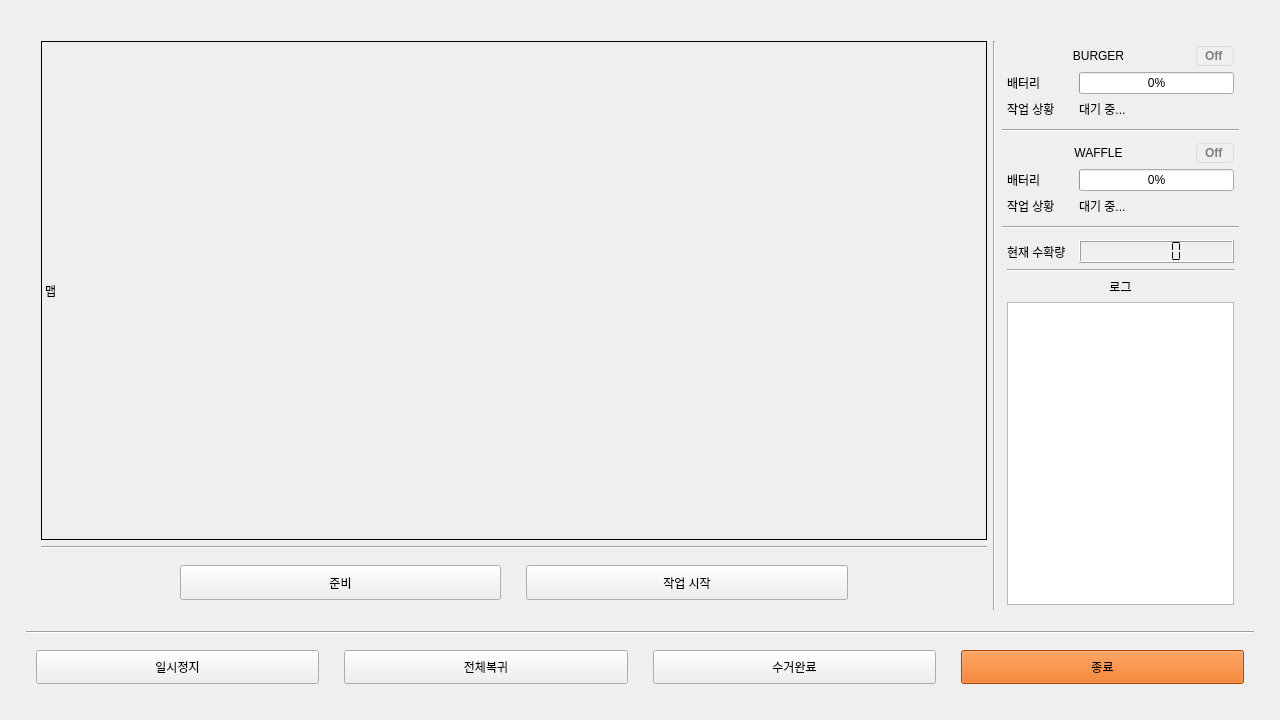
<?xml version="1.0" encoding="UTF-8"?>
<ui version="4.0">
 <class>MainWidget</class>
 <widget class="QWidget" name="MainWidget">
  <property name="geometry">
   <rect>
    <x>0</x>
    <y>0</y>
    <width>1280</width>
    <height>720</height>
   </rect>
  </property>
  <property name="windowTitle">
   <string>MainWidget</string>
  </property>
  <layout class="QVBoxLayout" name="verticalLayout_8">
   <item>
    <layout class="QVBoxLayout" name="verticalLayout_5" stretch="11,0,1">
     <property name="spacing">
      <number>6</number>
     </property>
     <property name="leftMargin">
      <number>15</number>
     </property>
     <property name="topMargin">
      <number>15</number>
     </property>
     <property name="rightMargin">
      <number>15</number>
     </property>
     <property name="bottomMargin">
      <number>15</number>
     </property>
     <item>
      <layout class="QHBoxLayout" name="horizontalLayout_8" stretch="4,0,1">
       <property name="leftMargin">
        <number>15</number>
       </property>
       <property name="topMargin">
        <number>15</number>
       </property>
       <property name="rightMargin">
        <number>15</number>
       </property>
       <property name="bottomMargin">
        <number>15</number>
       </property>
       <item>
        <layout class="QVBoxLayout" name="verticalLayout" stretch="9,0,1">
         <item>
          <widget class="QLabel" name="lbl_map">
           <property name="frameShape">
            <enum>QFrame::Shape::Box</enum>
           </property>
           <property name="text">
            <string>맵</string>
           </property>
          </widget>
         </item>
         <item>
          <widget class="Line" name="line_6">
           <property name="orientation">
            <enum>Qt::Orientation::Horizontal</enum>
           </property>
          </widget>
         </item>
         <item>
          <layout class="QHBoxLayout" name="horizontalLayout" stretch="2,5,5,2">
           <property name="spacing">
            <number>25</number>
           </property>
           <property name="leftMargin">
            <number>10</number>
           </property>
           <property name="topMargin">
            <number>10</number>
           </property>
           <property name="rightMargin">
            <number>10</number>
           </property>
           <property name="bottomMargin">
            <number>10</number>
           </property>
           <item>
            <spacer name="horizontalSpacer">
             <property name="orientation">
              <enum>Qt::Orientation::Horizontal</enum>
             </property>
             <property name="sizeHint" stdset="0">
              <size>
               <width>40</width>
               <height>20</height>
              </size>
             </property>
            </spacer>
           </item>
           <item>
            <widget class="QPushButton" name="btn_ready">
             <property name="sizePolicy">
              <sizepolicy hsizetype="Minimum" vsizetype="Preferred">
               <horstretch>0</horstretch>
               <verstretch>0</verstretch>
              </sizepolicy>
             </property>
             <property name="text">
              <string>준비</string>
             </property>
             <property name="checkable">
              <bool>false</bool>
             </property>
             <property name="checked">
              <bool>false</bool>
             </property>
            </widget>
           </item>
           <item>
            <widget class="QPushButton" name="btn_start">
             <property name="sizePolicy">
              <sizepolicy hsizetype="Minimum" vsizetype="Preferred">
               <horstretch>0</horstretch>
               <verstretch>0</verstretch>
              </sizepolicy>
             </property>
             <property name="text">
              <string>작업 시작</string>
             </property>
             <property name="checkable">
              <bool>false</bool>
             </property>
             <property name="checked">
              <bool>false</bool>
             </property>
            </widget>
           </item>
           <item>
            <spacer name="horizontalSpacer_2">
             <property name="orientation">
              <enum>Qt::Orientation::Horizontal</enum>
             </property>
             <property name="sizeHint" stdset="0">
              <size>
               <width>40</width>
               <height>20</height>
              </size>
             </property>
            </spacer>
           </item>
          </layout>
         </item>
        </layout>
       </item>
       <item>
        <widget class="Line" name="line_4">
         <property name="orientation">
          <enum>Qt::Orientation::Vertical</enum>
         </property>
        </widget>
       </item>
       <item>
        <layout class="QVBoxLayout" name="verticalLayout_4" stretch="1,0,1,0,6">
         <item>
          <layout class="QVBoxLayout" name="verticalLayout_2">
           <property name="leftMargin">
            <number>5</number>
           </property>
           <property name="topMargin">
            <number>5</number>
           </property>
           <property name="rightMargin">
            <number>5</number>
           </property>
           <property name="bottomMargin">
            <number>5</number>
           </property>
           <item>
            <layout class="QHBoxLayout" name="horizontalLayout_6" stretch="9,1">
             <item>
              <widget class="QLabel" name="label_5">
               <property name="text">
                <string>BURGER</string>
               </property>
               <property name="alignment">
                <set>Qt::AlignmentFlag::AlignCenter</set>
               </property>
              </widget>
             </item>
             <item>
              <widget class="QLabel" name="lbl_status_burger">
               <property name="styleSheet">
                <string>
                 color: gray;
                 font-weight: bold;
                 border: 1px solid #dcdcdc;
                 border-radius: 4px;
                 padding: 2px 5px;
                </string>
               </property>
               <property name="text">
                <string>Off</string>
               </property>
              </widget>
             </item>
            </layout>
           </item>
           <item>
            <layout class="QHBoxLayout" name="horizontalLayout_2" stretch="3,7">
             <item>
              <widget class="QLabel" name="label_2">
               <property name="text">
                <string>배터리</string>
               </property>
              </widget>
             </item>
             <item>
              <widget class="QProgressBar" name="pbar_burger">
               <property name="value">
                <number>0</number>
               </property>
              </widget>
             </item>
            </layout>
           </item>
           <item>
            <layout class="QHBoxLayout" name="horizontalLayout_3" stretch="3,7">
             <item>
              <widget class="QLabel" name="label_3">
               <property name="text">
                <string>작업 상황</string>
               </property>
              </widget>
             </item>
             <item>
              <widget class="QLabel" name="lbl_burgerstatus">
               <property name="text">
                <string>대기 중...</string>
               </property>
              </widget>
             </item>
            </layout>
           </item>
          </layout>
         </item>
         <item>
          <widget class="Line" name="line">
           <property name="orientation">
            <enum>Qt::Orientation::Horizontal</enum>
           </property>
          </widget>
         </item>
         <item>
          <layout class="QVBoxLayout" name="verticalLayout_3">
           <property name="leftMargin">
            <number>5</number>
           </property>
           <property name="topMargin">
            <number>5</number>
           </property>
           <property name="rightMargin">
            <number>5</number>
           </property>
           <property name="bottomMargin">
            <number>5</number>
           </property>
           <item>
            <layout class="QHBoxLayout" name="horizontalLayout_7" stretch="9,1">
             <item>
              <widget class="QLabel" name="label_6">
               <property name="text">
                <string>WAFFLE</string>
               </property>
               <property name="alignment">
                <set>Qt::AlignmentFlag::AlignCenter</set>
               </property>
              </widget>
             </item>
             <item>
              <widget class="QLabel" name="lbl_status_waffle">
               <property name="styleSheet">
                <string>
                 color: gray;
                 font-weight: bold;
                 border: 1px solid #dcdcdc;
                 border-radius: 4px;
                 padding: 2px 5px;
                </string>
               </property>
               <property name="text">
                <string>Off</string>
               </property>
              </widget>
             </item>
            </layout>
           </item>
           <item>
            <layout class="QHBoxLayout" name="horizontalLayout_4" stretch="3,7">
             <item>
              <widget class="QLabel" name="label_7">
               <property name="text">
                <string>배터리</string>
               </property>
              </widget>
             </item>
             <item>
              <widget class="QProgressBar" name="pbar_waffle">
               <property name="value">
                <number>0</number>
               </property>
              </widget>
             </item>
            </layout>
           </item>
           <item>
            <layout class="QHBoxLayout" name="horizontalLayout_5" stretch="3,7">
             <item>
              <widget class="QLabel" name="label_8">
               <property name="text">
                <string>작업 상황</string>
               </property>
              </widget>
             </item>
             <item>
              <widget class="QLabel" name="lbl_wafflestatus">
               <property name="text">
                <string>대기 중...</string>
               </property>
              </widget>
             </item>
            </layout>
           </item>
          </layout>
         </item>
         <item>
          <widget class="Line" name="line_2">
           <property name="orientation">
            <enum>Qt::Orientation::Horizontal</enum>
           </property>
          </widget>
         </item>
         <item>
          <layout class="QVBoxLayout" name="verticalLayout_6">
           <property name="leftMargin">
            <number>5</number>
           </property>
           <property name="topMargin">
            <number>5</number>
           </property>
           <property name="rightMargin">
            <number>5</number>
           </property>
           <property name="bottomMargin">
            <number>5</number>
           </property>
           <item>
            <layout class="QHBoxLayout" name="horizontalLayout_10" stretch="3,7">
             <item>
              <widget class="QLabel" name="label_13">
               <property name="text">
                <string>현재 수확량</string>
               </property>
              </widget>
             </item>
             <item>
              <widget class="QLCDNumber" name="lcd_harvest">
               <property name="segmentStyle">
                <enum>QLCDNumber::SegmentStyle::Flat</enum>
               </property>
              </widget>
             </item>
            </layout>
           </item>
           <item>
            <widget class="Line" name="line_3">
             <property name="orientation">
              <enum>Qt::Orientation::Horizontal</enum>
             </property>
            </widget>
           </item>
           <item>
            <layout class="QVBoxLayout" name="verticalLayout_7">
             <item>
              <widget class="QLabel" name="label_12">
               <property name="text">
                <string>로그</string>
               </property>
               <property name="alignment">
                <set>Qt::AlignmentFlag::AlignCenter</set>
               </property>
              </widget>
             </item>
             <item>
              <widget class="QListWidget" name="list_log"/>
             </item>
            </layout>
           </item>
          </layout>
         </item>
        </layout>
       </item>
      </layout>
     </item>
     <item>
      <widget class="Line" name="line_5">
       <property name="orientation">
        <enum>Qt::Orientation::Horizontal</enum>
       </property>
      </widget>
     </item>
     <item>
      <layout class="QHBoxLayout" name="horizontalLayout_9">
       <property name="spacing">
        <number>25</number>
       </property>
       <property name="leftMargin">
        <number>10</number>
       </property>
       <property name="topMargin">
        <number>10</number>
       </property>
       <property name="rightMargin">
        <number>10</number>
       </property>
       <property name="bottomMargin">
        <number>10</number>
       </property>
       <item>
        <widget class="QPushButton" name="btn_pause">
         <property name="sizePolicy">
          <sizepolicy hsizetype="Minimum" vsizetype="Preferred">
           <horstretch>0</horstretch>
           <verstretch>0</verstretch>
          </sizepolicy>
         </property>
         <property name="text">
          <string>일시정지</string>
         </property>
        </widget>
       </item>
       <item>
        <widget class="QPushButton" name="btn_stop">
         <property name="sizePolicy">
          <sizepolicy hsizetype="Minimum" vsizetype="Preferred">
           <horstretch>0</horstretch>
           <verstretch>0</verstretch>
          </sizepolicy>
         </property>
         <property name="text">
          <string>전체복귀</string>
         </property>
         <property name="checkable">
          <bool>false</bool>
         </property>
         <property name="checked">
          <bool>false</bool>
         </property>
        </widget>
       </item>
       <item>
        <widget class="QPushButton" name="btn_finish">
         <property name="sizePolicy">
          <sizepolicy hsizetype="Minimum" vsizetype="Preferred">
           <horstretch>0</horstretch>
           <verstretch>0</verstretch>
          </sizepolicy>
         </property>
         <property name="text">
          <string>수거완료</string>
         </property>
        </widget>
       </item>
       <item>
        <widget class="QPushButton" name="btn_exit">
         <property name="sizePolicy">
          <sizepolicy hsizetype="Minimum" vsizetype="Preferred">
           <horstretch>0</horstretch>
           <verstretch>0</verstretch>
          </sizepolicy>
         </property>
         <property name="styleSheet">
          <string notr="true">background-color: rgb(230, 97, 0);</string>
         </property>
         <property name="text">
          <string>종료</string>
         </property>
        </widget>
       </item>
      </layout>
     </item>
    </layout>
   </item>
  </layout>
 </widget>
 <resources/>
 <connections/>
</ui>
